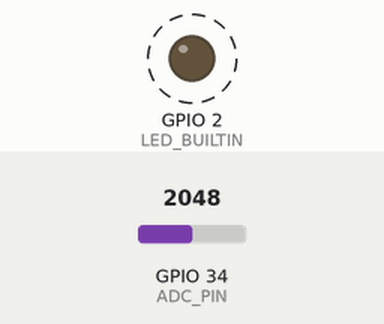
The sketch below on a simulated ESP32. Shown: output pins drawn as LEDs (lit = HIGH). Dashed ring = blinking. The test bench sets the inputs (shaded band); at power-on: GPIO 34 (ADC_PIN) = 2048 (analog values on the 0–4095 scale). What the sketch prints to the serial monitor is not drawn.

Above: at 0.5 s.
Timing chart, 0 to 3.3 s (numbered marks = the images above):
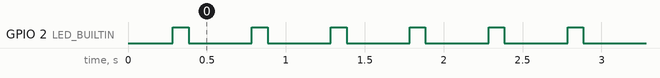

Measured:
- by itself, GPIO 2 (LED_BUILTIN): alternates HIGH for 0.10 s and LOW for 0.40 s

The sketch:

Read_ESP32_ADC.ino
```cpp
/*
 *  Read_ESP32_ADC.ino
 *
 *  Designed to run on an ESP32 DEVKIT v1 available from Addicore:
 *  https://www.addicore.com/products/esp32-devkit-v1-compatible-board?variant=51855314583869&oppcref=9f36f44e-acda-4827-9fbe-4201d9bfcaa5
 *
 *  Identifies the ESP32 hardware, identifies the Arduino Sketch,
 *  then repeatedly, turns the blue LED on, reads the ESP32 ADC value,
 *  transmits it to the Arduino IDE's Serial Monitor,
 *  turns the LED off, then waits a bit.  The transmission rate
 *  is about 2 Hz.  The voltage to be measured should be applied
 *  to D34.
 *
 *  Based on uncut-gem.ino from Quantum Village's Uncut Gem
 *  project.  https://quantumvillage.org/uncut-gem.html
 *
 *  November 17, 2026
 *
 */

//#include "Arduino.h"

#define LED_BUILTIN 2 // GPIO2, the blue LED
#define ADC_PIN 34    // ADC1, Channel 6

void setup() {
  // Initialize digital pin LED_BUILTIN as an output.
  pinMode(LED_BUILTIN, OUTPUT);

  // Configure ADC resolution to 12 bits.
  analogReadResolution(12);

  // Configure input attenuation for an effective measurement
  // range of 150 ∼ 2450 mV.
  analogSetPinAttenuation(ADC_PIN, ADC_11db);

  Serial.begin(115200) ;
  while(!Serial){};
  delay(250); // give it a sec to warm up

  Serial.println("Setup: Serial port is open.");

  Serial.println("\nESP32 Hardware Identification");
  Serial.println("------------------------------");

  Serial.print("Chip Model: ");
  Serial.println(ESP.getChipModel());

  Serial.print("Chip Revision: ");
  Serial.println(ESP.getChipRevision());

  Serial.print("CPU Cores: ");
  Serial.println(ESP.getChipCores());

  Serial.print("CPU Frequency: ");
  Serial.print(ESP.getCpuFreqMHz());
  Serial.println(" MHz");

  Serial.print("Flash Size: ");
  Serial.print(ESP.getFlashChipSize() / 1024);
  Serial.println(" kB");

  Serial.print("Arduino ESP32 Version: ");
  Serial.println(ESP.getSdkVersion());

  uint64_t mac = ESP.getEfuseMac();

  char macStr[18];

  snprintf(macStr, sizeof(macStr),
           "%02X:%02X:%02X:%02X:%02X:%02X",
           (uint8_t)(mac >> 40),
           (uint8_t)(mac >> 32),
           (uint8_t)(mac >> 24),
           (uint8_t)(mac >> 16),
           (uint8_t)(mac >> 8),
           (uint8_t)mac);

  Serial.print("ESP32 MAC Address: ");
  Serial.println(macStr);

  Serial.println("\nArduino Sketch Identification");
  Serial.println("------------------------------");

  Serial.println("Sketch: Read_ESP32_ADC.ino, V1.0");
  Serial.println("ADC resolution: 12 bits");
  Serial.println("ADC input attenuation: 11 dB (150 ~ 2450 mV)");

  Serial.println("\nBegin loop");
}

void loop() {
  digitalWrite(LED_BUILTIN, HIGH);  // Indicate the beginning of the ADC read.
  int ADC_out = analogReadMilliVolts(ADC_PIN);
  Serial.print("ADC Value = ");
  Serial.print(ADC_out);
  Serial.println(" mV");
  delay(100);
  digitalWrite(LED_BUILTIN, LOW);   // Indicate the end of the ADC value transmission.
  delay(400);
}
```
